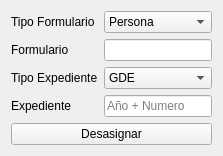
             <widget class="QWidget" name="tab_4">
              <attribute name="title">
               <string>Desasignar Expediente</string>
              </attribute>
              <layout class="QFormLayout" name="formLayout_12">
               <item row="0" column="0">
                <widget class="QLabel" name="label_19">
                 <property name="text">
                  <string>Tipo Formulario</string>
                 </property>
                </widget>
               </item>
               <item row="0" column="1">
                <widget class="QComboBox" name="desaTipoForm">
                 <item>
                  <property name="text">
                   <string>Persona</string>
                  </property>
                 </item>
                 <item>
                  <property name="text">
                   <string>Asociado</string>
                  </property>
                 </item>
                 <item>
                  <property name="text">
                   <string>Integrante</string>
                  </property>
                 </item>
                </widget>
               </item>
               <item row="2" column="0">
                <widget class="QLabel" name="label_20">
                 <property name="text">
                  <string>Tipo Expediente</string>
                 </property>
                </widget>
               </item>
               <item row="2" column="1">
                <widget class="QComboBox" name="desaTipoExp">
                 <item>
                  <property name="text">
                   <string>GDE</string>
                  </property>
                 </item>
                 <item>
                  <property name="text">
                   <string>SISEX</string>
                  </property>
                 </item>
                </widget>
               </item>
               <item row="1" column="1">
                <widget class="QLineEdit" name="desaForm">
                 <property name="inputMask">
                  <string>99999999</string>
                 </property>
                </widget>
               </item>
               <item row="1" column="0">
                <widget class="QLabel" name="label_21">
                 <property name="text">
                  <string>Formulario</string>
                 </property>
                </widget>
               </item>
               <item row="3" column="1">
                <widget class="QLineEdit" name="desaExp">
                 <property name="inputMask">
                  <string>9999999999999</string>
                 </property>
                 <property name="placeholderText">
                  <string>Año + Numero</string>
                 </property>
                </widget>
               </item>
               <item row="3" column="0">
                <widget class="QLabel" name="label_22">
                 <property name="text">
                  <string>Expediente</string>
                 </property>
                </widget>
               </item>
               <item row="4" column="0" colspan="2">
                <widget class="QPushButton" name="desaBoton">
                 <property name="text">
                  <string>Desasignar</string>
                 </property>
                </widget>
               </item>
              </layout>
             </widget>
